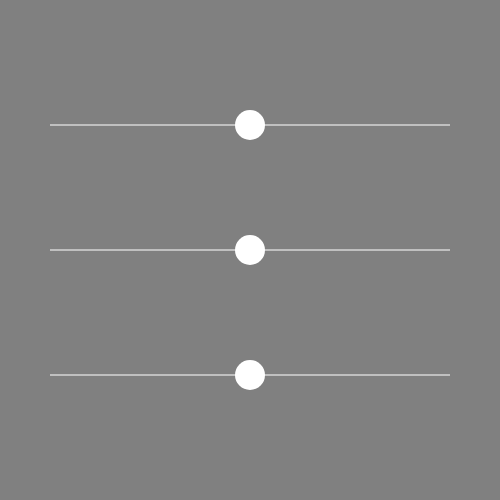
Frame 1 (no input)
Frame 60 (no input): identical to frame 1, image omitted
Frame 120 (the mouse pressed at the canvas centre since frame 60): identical to frame 1, image omitted

The p5.js sketch that drew this single still picture (run headless with seeded random() and noise() and a simulated clock; from frame 60 on, the mouse is pressed at the canvas centre):

// p5.js sketch
// ── sketch.js
var width = 500;
var height = 500;
var lineWidth = 400;
var ballX1 = width/2;
var ballX2 = width/2;
var ballX3 = width/2;
var ballY1 = height/4;
var ballY2 = height/2;
var ballY3 = 3*height/4;
var ballNumber;

var dragging = false;

function setup() {
  createCanvas(500, 500);
}

function draw() {
  var colR = (map(ballX1, 50, 450, 0, 255));
  var colG = (map(ballX2, 50, 450, 0, 255));
  var colB = (map(ballX3, 50, 450, 0, 255));
  background(colR, colG, colB);
  
  //lines
  rectMode(CENTER);
  noStroke();
  fill(255);
  rect(width/2, height/4, lineWidth, 1);
  rect(width/2, height/2, lineWidth, 1);
  rect(width/2, 3*height/4, lineWidth, 1);
  
  //balls
  fill(255);
  ellipse(ballX1, ballY1, 30, 30);
  ellipse(ballX2, ballY2, 30, 30);
  ellipse(ballX3, ballY3, 30, 30);
  
  if (dragging) {
    if (ballNumber == 1) {
    ballX1 = mouseX;
    ballY1 = height/4;
    }
    else if (ballNumber == 2) { 
    ballX2 = mouseX;
    ballY2 = height/2;
    }

    else if (ballNumber == 3) {
    ballX3 = mouseX;
    ballY3 = 3*height/4;
    }
  }
}

function mousePressed() {
  if (dist(mouseX, mouseY, ballX1, ballY1) <= 15) {
  dragging = true;
  ballNumber = 1;
  }
  if (dist(mouseX, mouseY, ballX2, ballY2) <= 15) {
  dragging = true;
  ballNumber = 2;
  }
  if (dist(mouseX, mouseY, ballX3, ballY3) <= 15) {
  dragging = true;
  ballNumber = 3;
  }
}

function mouseReleased() {
  dragging = false;
  ballNumber = 0;
}
//   if (dist(mouseX, mouseY, ballX2, ballY2) <= 15) {
//   ballX2 = mouseX;
//   ballY2 = height/2;
//   }  
//   if (dist(mouseX, mouseY, ballX3, ballY3) <= 15) {
//   ballX3 = mouseX;
//   ballY3 = 3*height/4;
//   }  
// }

//How have drag ball without needing cursor to be inside ball?
